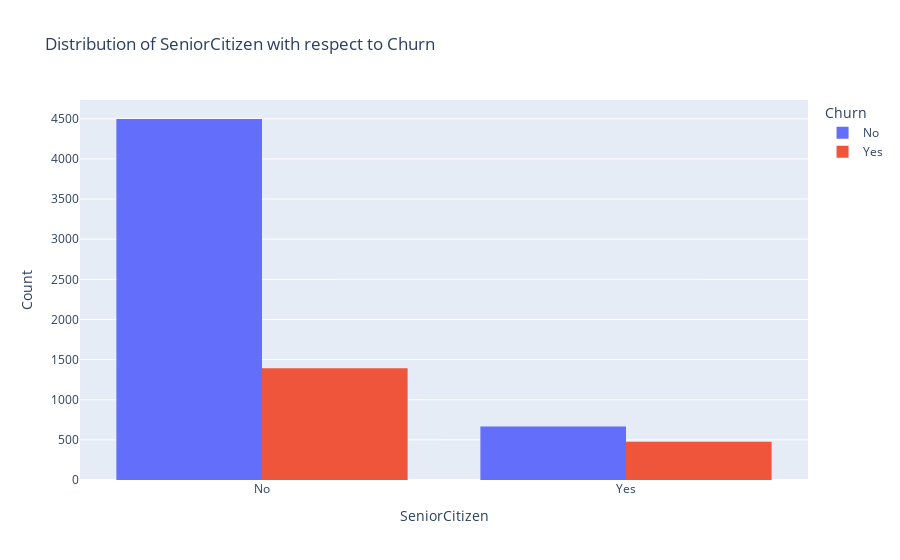
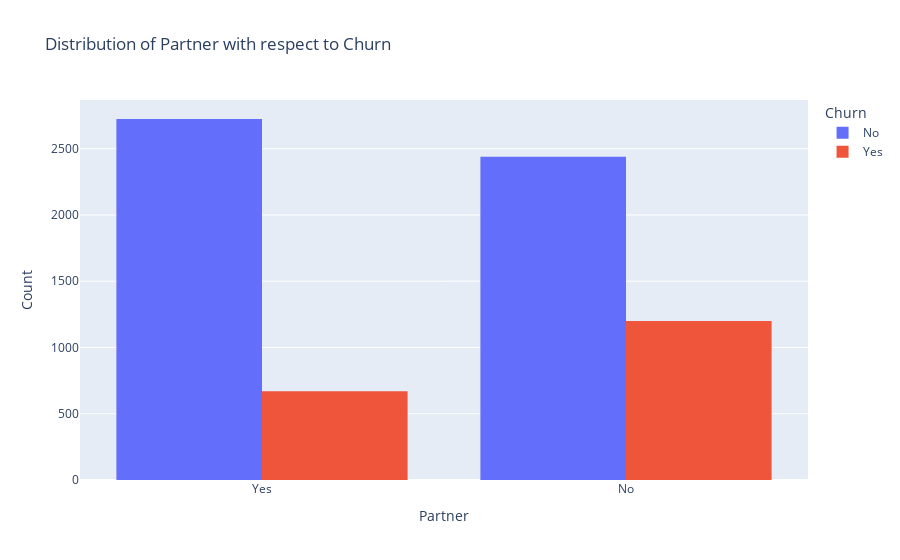
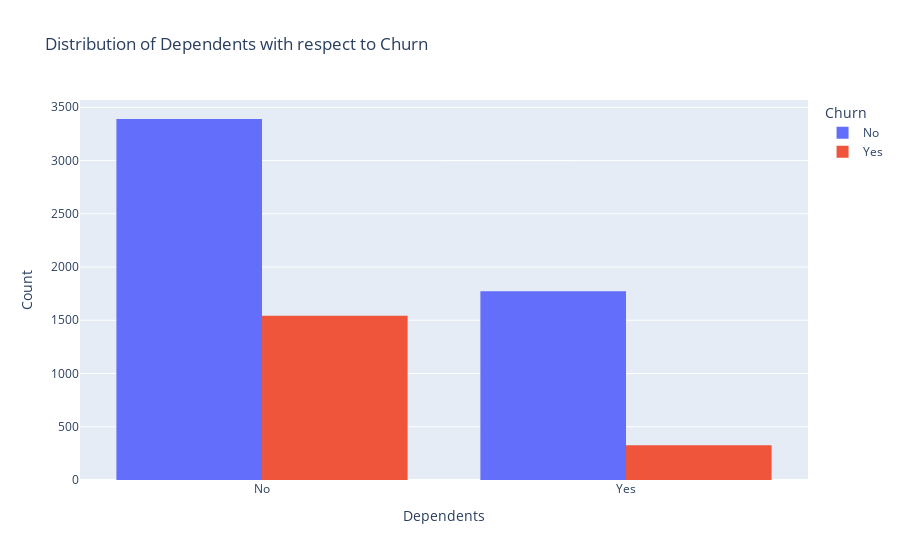
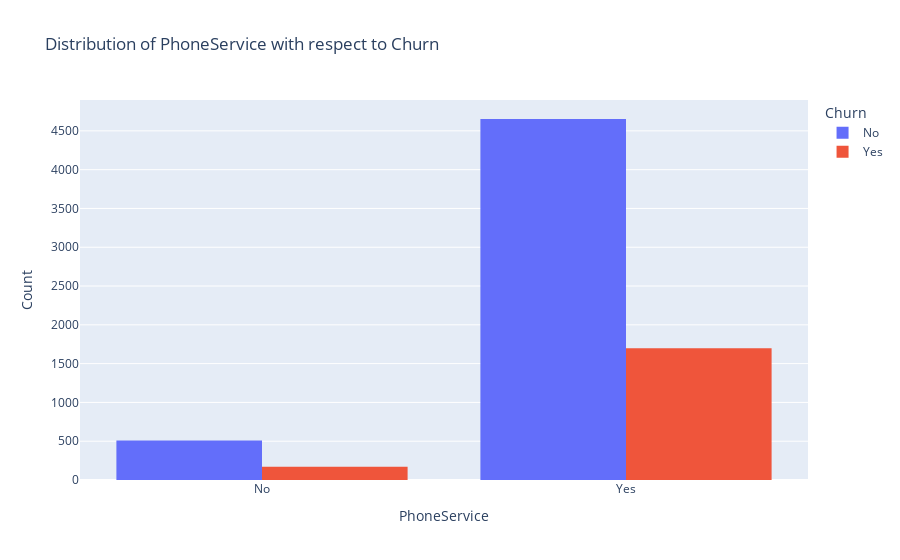

Notebook code cell kept with these figures, in order:
### Markdown cell above
* 26.6 % of customers switched to another firm.
* Customers are 49.5 % female and 50.5 % male.

### Code cell
categorical_columns = df.drop(columns=['Churn', 'TotalCharges', 'MonthlyCharges', 'tenure',
                                       "PaymentMethod", "Contract", "gender",
                                       "InternetService", "StreamingTV", "StreamingMovies"]).columns

for cat in categorical_columns:
    fig = px.histogram(df, x=cat, color="Churn", barmode="group", title=f'Distribution of {cat} with respect to Churn',category_orders={cat: df[cat].unique()},color_discrete_sequence=px.colors.qualitative.Plotly) 
    fig.update_layout(xaxis_title=cat, yaxis_title='Count')
    fig.show()

### Figure 1 — Plotly figure (JSON) as saved in the notebook; plotly's stock layout.template omitted (floating-point values rounded to 4 significant figures; data arrays with more than 128 entries replaced by an {"elided": "..."} marker saying what was removed)
{"data": [{"alignmentgroup": "True", "bingroup": "x", "hovertemplate": "Churn=No<br>SeniorCitizen=%{x}<br>count=%{y}<extra></extra>", "legendgroup": "No", "marker": {"color": "#636EFA", "pattern": {"shape": ""}}, "name": "No", "offsetgroup": "No", "orientation": "v", "showlegend": true, "type": "histogram", "x": {"elided": "5163 str values"}, "xaxis": "x", "yaxis": "y"}, {"alignmentgroup": "True", "bingroup": "x", "hovertemplate": "Churn=Yes<br>SeniorCitizen=%{x}<br>count=%{y}<extra></extra>", "legendgroup": "Yes", "marker": {"color": "#EF553B", "pattern": {"shape": ""}}, "name": "Yes", "offsetgroup": "Yes", "orientation": "v", "showlegend": true, "type": "histogram", "x": {"elided": "1869 str values"}, "xaxis": "x", "yaxis": "y"}], "layout": {"barmode": "group", "legend": {"title": {"text": "Churn"}, "tracegroupgap": 0}, "title": {"text": "Distribution of SeniorCitizen with respect to Churn"}, "xaxis": {"anchor": "y", "categoryarray": ["No", "Yes"], "categoryorder": "array", "domain": [0, 1], "title": {"text": "SeniorCitizen"}}, "yaxis": {"anchor": "x", "domain": [0, 1], "title": {"text": "Count"}}}}

### Figure 2 — Plotly figure (JSON) as saved in the notebook; plotly's stock layout.template omitted (floating-point values rounded to 4 significant figures; data arrays with more than 128 entries replaced by an {"elided": "..."} marker saying what was removed)
{"data": [{"alignmentgroup": "True", "bingroup": "x", "hovertemplate": "Churn=No<br>Partner=%{x}<br>count=%{y}<extra></extra>", "legendgroup": "No", "marker": {"color": "#636EFA", "pattern": {"shape": ""}}, "name": "No", "offsetgroup": "No", "orientation": "v", "showlegend": true, "type": "histogram", "x": {"elided": "5163 str values"}, "xaxis": "x", "yaxis": "y"}, {"alignmentgroup": "True", "bingroup": "x", "hovertemplate": "Churn=Yes<br>Partner=%{x}<br>count=%{y}<extra></extra>", "legendgroup": "Yes", "marker": {"color": "#EF553B", "pattern": {"shape": ""}}, "name": "Yes", "offsetgroup": "Yes", "orientation": "v", "showlegend": true, "type": "histogram", "x": {"elided": "1869 str values"}, "xaxis": "x", "yaxis": "y"}], "layout": {"barmode": "group", "legend": {"title": {"text": "Churn"}, "tracegroupgap": 0}, "title": {"text": "Distribution of Partner with respect to Churn"}, "xaxis": {"anchor": "y", "categoryarray": ["Yes", "No"], "categoryorder": "array", "domain": [0, 1], "title": {"text": "Partner"}}, "yaxis": {"anchor": "x", "domain": [0, 1], "title": {"text": "Count"}}}}

### Figure 3 — Plotly figure (JSON) as saved in the notebook; plotly's stock layout.template omitted (floating-point values rounded to 4 significant figures; data arrays with more than 128 entries replaced by an {"elided": "..."} marker saying what was removed)
{"data": [{"alignmentgroup": "True", "bingroup": "x", "hovertemplate": "Churn=No<br>Dependents=%{x}<br>count=%{y}<extra></extra>", "legendgroup": "No", "marker": {"color": "#636EFA", "pattern": {"shape": ""}}, "name": "No", "offsetgroup": "No", "orientation": "v", "showlegend": true, "type": "histogram", "x": {"elided": "5163 str values"}, "xaxis": "x", "yaxis": "y"}, {"alignmentgroup": "True", "bingroup": "x", "hovertemplate": "Churn=Yes<br>Dependents=%{x}<br>count=%{y}<extra></extra>", "legendgroup": "Yes", "marker": {"color": "#EF553B", "pattern": {"shape": ""}}, "name": "Yes", "offsetgroup": "Yes", "orientation": "v", "showlegend": true, "type": "histogram", "x": {"elided": "1869 str values"}, "xaxis": "x", "yaxis": "y"}], "layout": {"barmode": "group", "legend": {"title": {"text": "Churn"}, "tracegroupgap": 0}, "title": {"text": "Distribution of Dependents with respect to Churn"}, "xaxis": {"anchor": "y", "categoryarray": ["No", "Yes"], "categoryorder": "array", "domain": [0, 1], "title": {"text": "Dependents"}}, "yaxis": {"anchor": "x", "domain": [0, 1], "title": {"text": "Count"}}}}

### Figure 4 — Plotly figure (JSON) as saved in the notebook; plotly's stock layout.template omitted (floating-point values rounded to 4 significant figures; data arrays with more than 128 entries replaced by an {"elided": "..."} marker saying what was removed)
{"data": [{"alignmentgroup": "True", "bingroup": "x", "hovertemplate": "Churn=No<br>PhoneService=%{x}<br>count=%{y}<extra></extra>", "legendgroup": "No", "marker": {"color": "#636EFA", "pattern": {"shape": ""}}, "name": "No", "offsetgroup": "No", "orientation": "v", "showlegend": true, "type": "histogram", "x": {"elided": "5163 str values"}, "xaxis": "x", "yaxis": "y"}, {"alignmentgroup": "True", "bingroup": "x", "hovertemplate": "Churn=Yes<br>PhoneService=%{x}<br>count=%{y}<extra></extra>", "legendgroup": "Yes", "marker": {"color": "#EF553B", "pattern": {"shape": ""}}, "name": "Yes", "offsetgroup": "Yes", "orientation": "v", "showlegend": true, "type": "histogram", "x": {"elided": "1869 str values"}, "xaxis": "x", "yaxis": "y"}], "layout": {"barmode": "group", "legend": {"title": {"text": "Churn"}, "tracegroupgap": 0}, "title": {"text": "Distribution of PhoneService with respect to Churn"}, "xaxis": {"anchor": "y", "categoryarray": ["No", "Yes"], "categoryorder": "array", "domain": [0, 1], "title": {"text": "PhoneService"}}, "yaxis": {"anchor": "x", "domain": [0, 1], "title": {"text": "Count"}}}}
